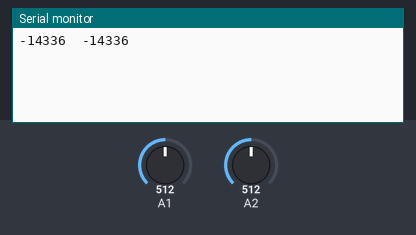
The sketch below on a simulated Arduino Uno, built with avr-gcc and run on an emulated ATmega328P. Parts: the last lines printed to the serial monitor. The test bench sets the inputs (shaded band); at power-on: A1 = 512, A2 = 512.

Above: at 1.2 s.
1.3 s: A1 set to 716
At 2.6 s:
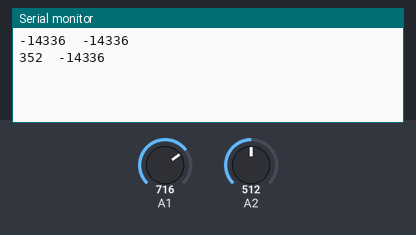
2.8 s: A2 set to 716
At 3.5 s:
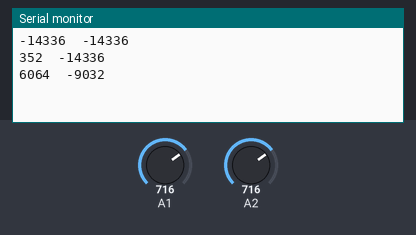
4.3 s: A1 set to 900
At 5.5 s:
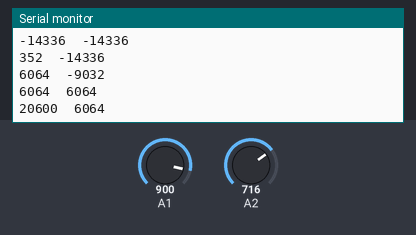
5.8 s: A2 set to 900
At 7.0 s:
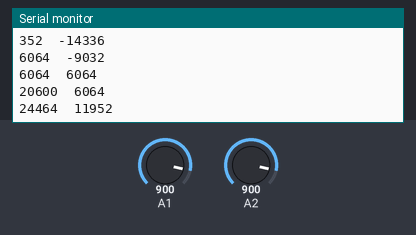
Timing chart, 0 to 8.3 s (numbered marks = the images above; inputs shaded):
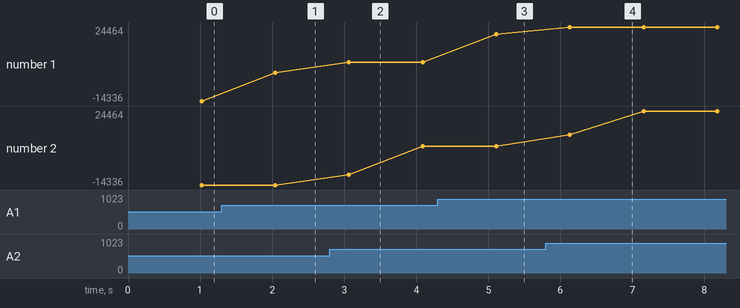

The sketch:

flex.ino
```cpp
#include <Wire.h>
#include <Adafruit_Sensor.h>
#include <Adafruit_ADXL345_U.h>

// Adafruit_ADXL345_Unified accel = Adafruit_ADXL345_Unified(12345);

void setup() {
  Serial.begin(9600);
  // if (!accel.begin()) {
  //   Serial.println("Could not find a valid ADXL345 sensor, check wiring!");
  //   while (1);
  // }
}

void loop() {
  const int numReadings = 100;
  int val1, val2, val3, val4, val5;
  int sum1 = 0, sum2 = 0, sum3 = 0, sum4 = 0, sum5 = 0;

  // sensors_event_t event;
  // accel.getEvent(&event);
  // float x = event.acceleration.x;
  // float y = event.acceleration.y;
  // float z = event.acceleration.z;

  for (int i = 0; i < numReadings; i++) {
    val1 = analogRead(A1);
    val2 = analogRead(A2);
    // val3 = analogRead(A3);
    // val4 = analogRead(A4);
    // val5 = analogRead(A5);

    sum1 += val1;
    sum2 += val2;
    // sum3 += val3;
    // // sum3*=2;
    // sum4 += val4;
    // // sum4/=2;
    // sum5 += val5;

    delay(10);
  }

  // Serial.print("Analog Sums: ");
  Serial.print(sum1);
  Serial.print("\t");
  Serial.println(sum2);
  // Serial.print("\t");
  // Serial.print(sum3+6100);
  // Serial.print("\t");
  // Serial.print(sum4-4000);
  // Serial.print("\t");
  // Serial.print(sum5+2800);
  // Serial.print("\t");

  // Serial.print("Accelerometer Values: ");
  // Serial.print("X: ");
  // Serial.print((x+10)/2);
  // Serial.print("\t");
  // // Serial.print("Y: ");
  // Serial.print((y+10)/2);
  // Serial.print("\t");
  // // Serial.print("Z: ");
  // Serial.print((z+10)/2);
  // Serial.println();
  // if (Serial.available() > 0) {
  //   int userInput = Serial.read();
    // Process the user input as needed
    // Serial.print("User Input: ");
    // Serial.println(userInput);
  //}
  // delay(1000); // Adjust delay as needed
}
```

Measured:
- after the input at 1.3 s, the serial monitor: prints a new line after 0.74 s (image 1)
- after the input at 2.8 s, the serial monitor: prints a new line after 0.27 s (image 2)
- after the input at 4.3 s, the serial monitor: prints a new line after 0.81 s (image 3)
- after the input at 5.8 s, the serial monitor: prints a new line after 0.33 s (image 4)
- plotted number 1: -14336 → 352 after the input at 1.3 s, 6064 → 20600 after the input at 4.3 s
